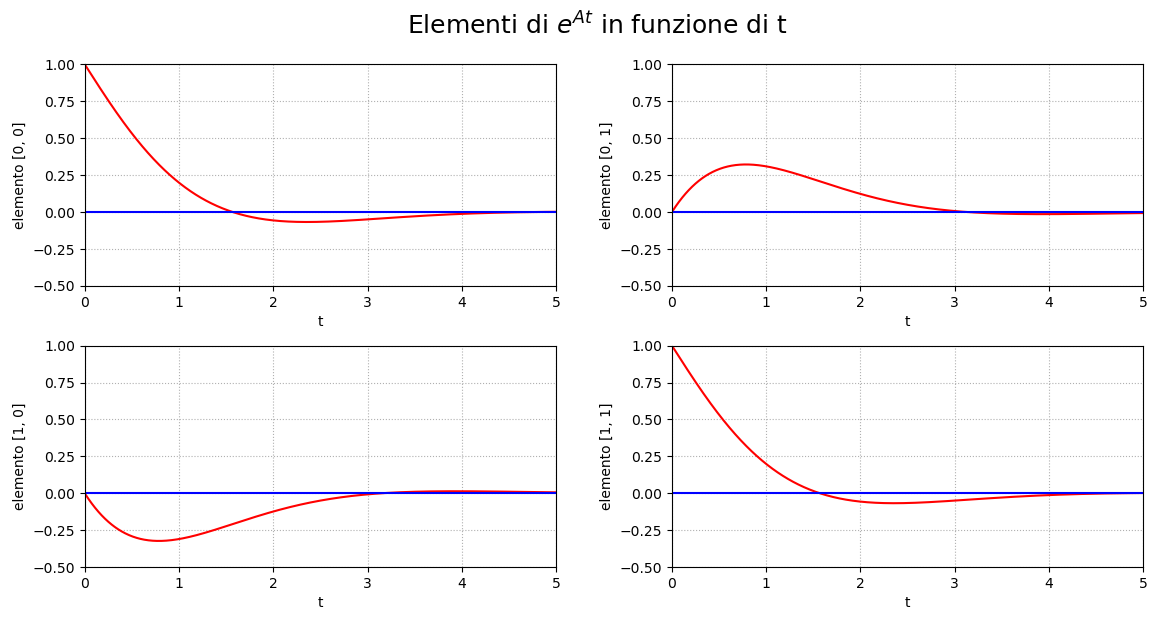

Generate this figure with Python:
import numpy as np
import matplotlib.pyplot as plt
X_MIN = 0
X_MAX = 5
N = 1000
A = np.array([[-1,1],[-1,-1]])
print("Matrix A:")
print(A)
      
eig_values, eig_vectors = np.linalg.eig(A)
#eig_vectors è la matrice di autovettori messi in colonna
#eig_values è un vettore con gli autovalori

print("\nEigenvalues with corresponding Eisenvector:")
for i in np.arange(len(eig_values)):
    print("{0} --- {1}".format(eig_values[i], eig_vectors[:,i]) )
    
evolution = np.zeros((2,2, N),dtype=np.complex64)
eig_vectors_inv = np.linalg.inv(eig_vectors)
print("\nMatrix U (i.e. the eigenvectors matrix):")
print(eig_vectors)
print("\nMatrix U^(-1) (i.e. the invers of the eigenvectors matrix):")
print(eig_vectors_inv)
for i in np.arange(N):
    t = X_MIN + i*(X_MAX-X_MIN)/(N-1)

    D = np.diag(np.exp(t * eig_values))
    res = eig_vectors @ D @ eig_vectors_inv
    
    evolution[0,0,i] = res[0,0]
    evolution[0,1,i] = res[0,1]
    evolution[1,0,i] = res[1,0]
    evolution[1,1,i] = res[1,1]


fig, axs = plt.subplots(2,2)
fig.suptitle("Elementi di $e^{At}$ in funzione di t", size=18, y=0.96)
for i in np.arange(2):
    for j in np.arange(2):
        axs[i,j].set_xlabel("t")
        axs[i,j].set_ylabel(("elemento [%d, %d]" %(i, j)))
        axs[i,j].set_xlim(X_MIN,X_MAX)
        axs[i,j].set_ylim(-0.5,1)
        axs[i,j].grid(True, ls="dotted")

        axs[i,j].plot(np.linspace(X_MIN,X_MAX,N),np.real(evolution[i,j]), "r")  
        axs[i,j].plot(np.linspace(X_MIN,X_MAX,N),np.imag(evolution[i,j]), "b")  


plt.show()
